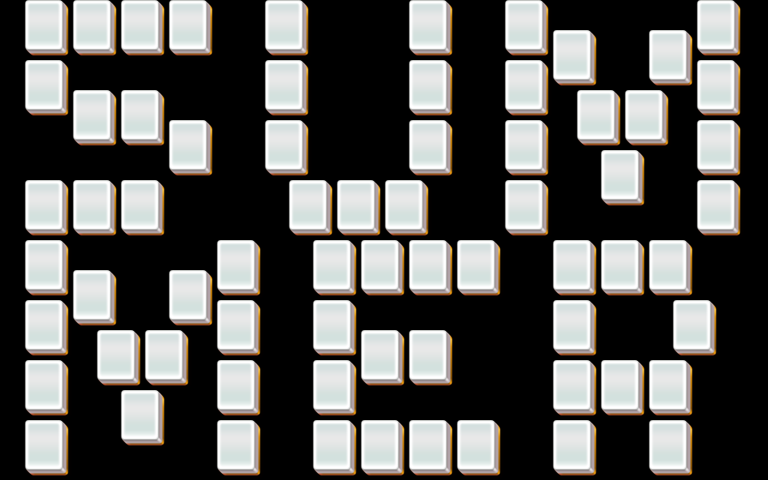

Tiled map render using the project's own tile images. Description and the map definition, with tile-layer contents summarised, below:
An orthogonal 32x16 tile map with 24x30 px tiles, 3 tile layers (layer1, layer2, layer3).

<map version="1.0" orientation="orthogonal" width="32" height="16" tilewidth="24" tileheight="30">
 <properties>
  <property name="species" value="25" />
 </properties>
 <tileset firstgid="1" name="mahjong" tilewidth="48" tileheight="60">
  <image source="mahjong.png" />
 </tileset>
 <layer name="layer1" width="32" height="16">
  <data>[512 cells, 68 non-empty, 1 distinct tile ids]</data>
 </layer>
 <layer name="layer2" width="32" height="16">
  <data>[512 cells, 68 non-empty, 1 distinct tile ids]</data>
 </layer>
 <layer name="layer3" width="32" height="16">
  <data>[512 cells, 68 non-empty, 1 distinct tile ids]</data>
 </layer>
</map>
